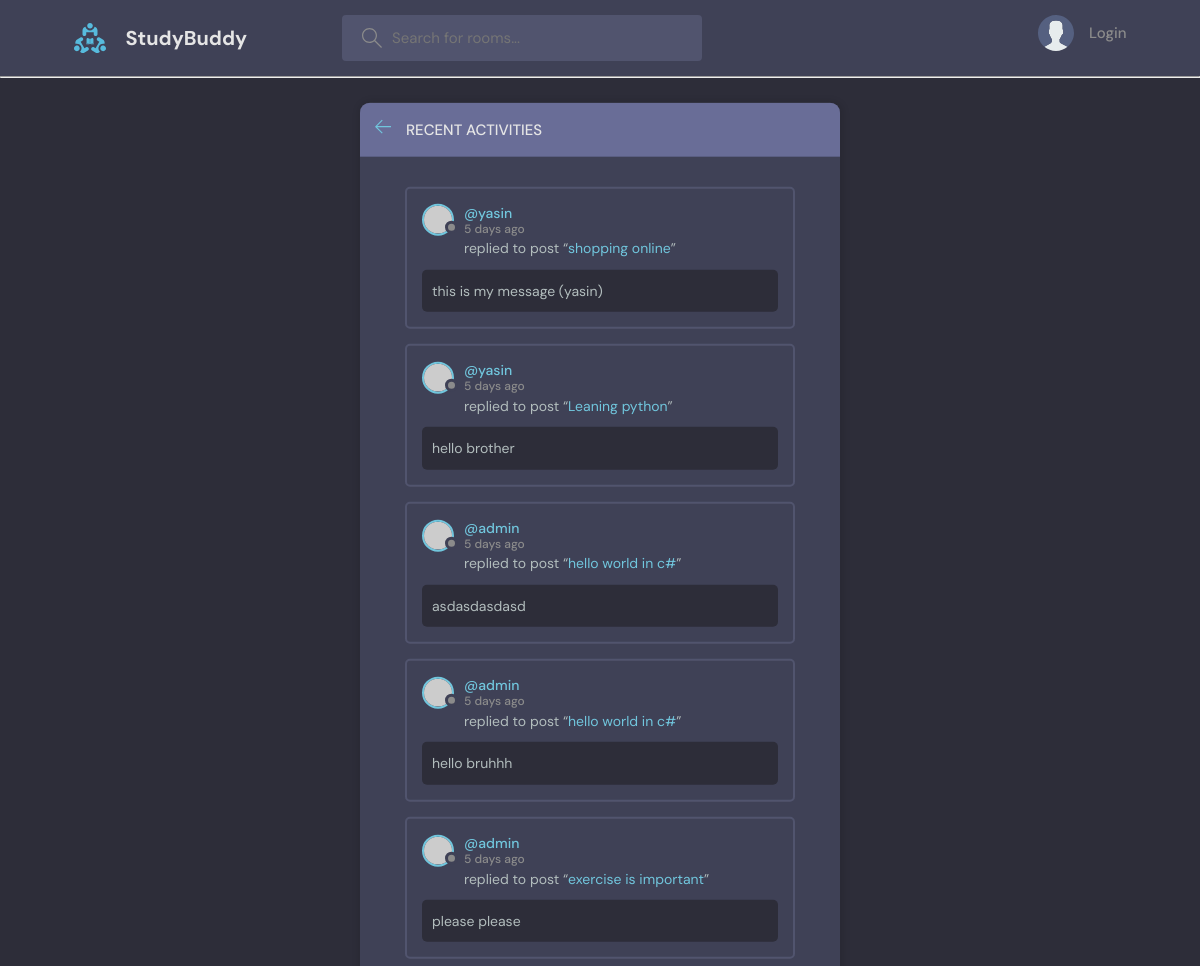
The page /activity/ (upper part) on the database as committed earlier.
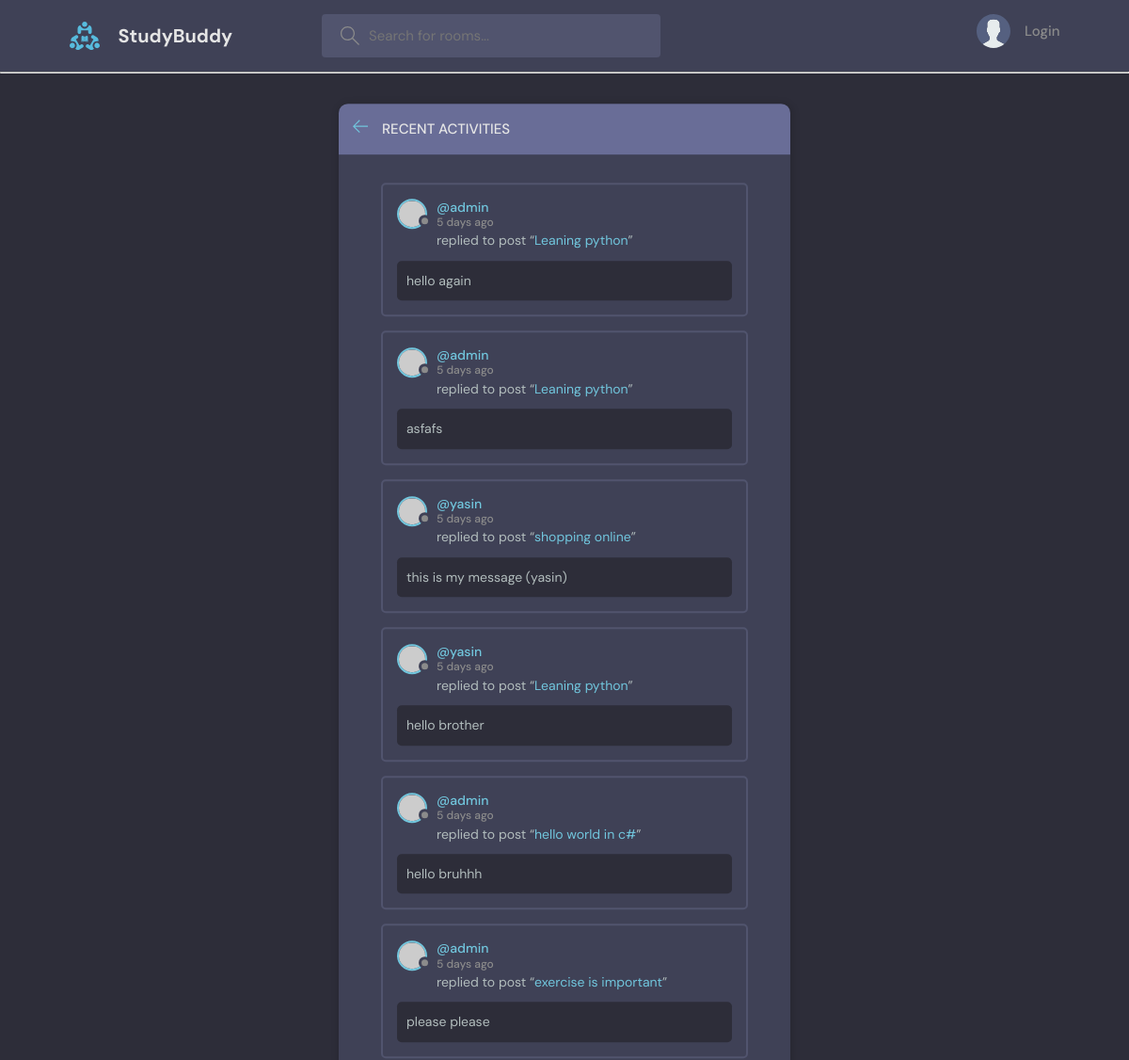
The same page on the database as committed later.
### base/models.py (models this page shows, shortened)
class Message(models.Model):
    user = models.ForeignKey(User,on_delete=models.CASCADE,null=True)
    room = models.ForeignKey(Room,on_delete=models.CASCADE,null=True)
    body = models.TextField()
    updated = models.DateTimeField(auto_now=True)
    created = models.DateTimeField(auto_now_add=True)
    class Meta:
        ordering = ['-updated','-created']

class Room(models.Model):
    host = models.ForeignKey(User, on_delete=models.SET_NULL,null=True)
    topic = models.ForeignKey('Topic', on_delete=models.SET_NULL,null=True)
    name = models.CharField(max_length=200)
    description = models.TextField(null=True,blank=True)
    participants = models.ManyToManyField(User,related_name='participants',blank=True)
    updated = models.DateTimeField(auto_now=True)
    created = models.DateTimeField(auto_now_add=True)
    class Meta:
        ordering = ['-updated','-created']
    def __str__(self) -> str:
        return self.name

### base/views.py (the view)
# urls.py: path('activity/',views.activity,name='activityurl'),
def activity(request):
    recent_messages = Message.objects.all()
    context = {'recent_messages':recent_messages}
    return render(request,'base/activity.html',context)

### base/templates/base/activity.html (shortened to what this page needs)
{% extends 'main.html' %}
{% block content %}
    <main class="layout">
      <div class="container">
        <div class="layout__box">
          <div class="layout__boxHeader">
            <div class="layout__boxTitle">
              <a href="{{request.META.HTTP_REFERER}}">
                <svg version="1.1" xmlns="http://www.w3.org/2000/svg" width="32" height="32" viewBox="0 0 32 32">
                  <title>arrow-left</title>
                  <path
                    d="M13.723 2.286l-13.723 13.714 13.719 13.714 1.616-1.611-10.96-10.96h27.625v-2.286h-27.625l10.965-10.965-1.616-1.607z"
                  ></path>
                </svg>
              </a>
              <h3>Recent Activities</h3>
            </div>
          </div>
          <div class="activities-page layout__body">
            {% for recent_message in recent_messages %}
            <div class="activities__box">
              <div class="activities__boxHeader roomListRoom__header">
                <a href="profile.html" class="roomListRoom__author">
                  <div class="avatar avatar--small">
                    <img src="https://randomuser.me/api/portraits/women/11.jpg" />
                  </div>
                  <p>
                    @{{recent_message.user}}
                    <span>5 days ago</span>
                  </p>
                </a>
              </div>
              <div class="activities__boxContent">
                <p>replied to post “<a href="{% url 'roomurl' recent_message.room.id %}">{{recent_message.room}}</a>”</p>
                <div class="activities__boxRoomContent">
                  {{recent_message.body}}
                </div>
              </div>
            </div>
            {% endfor %}
          </div>
        </div>
      </div>
    </main>
{% endblock content %}

Rows that differ between the two databases and show on the page:
removed Message: user "admin", room "hello world in c#", body "asdasdasdasd"
added Message: user "admin", room "Leaning python", body "hello again"
added Message: user "admin", room "Leaning python", body "asfafs"
